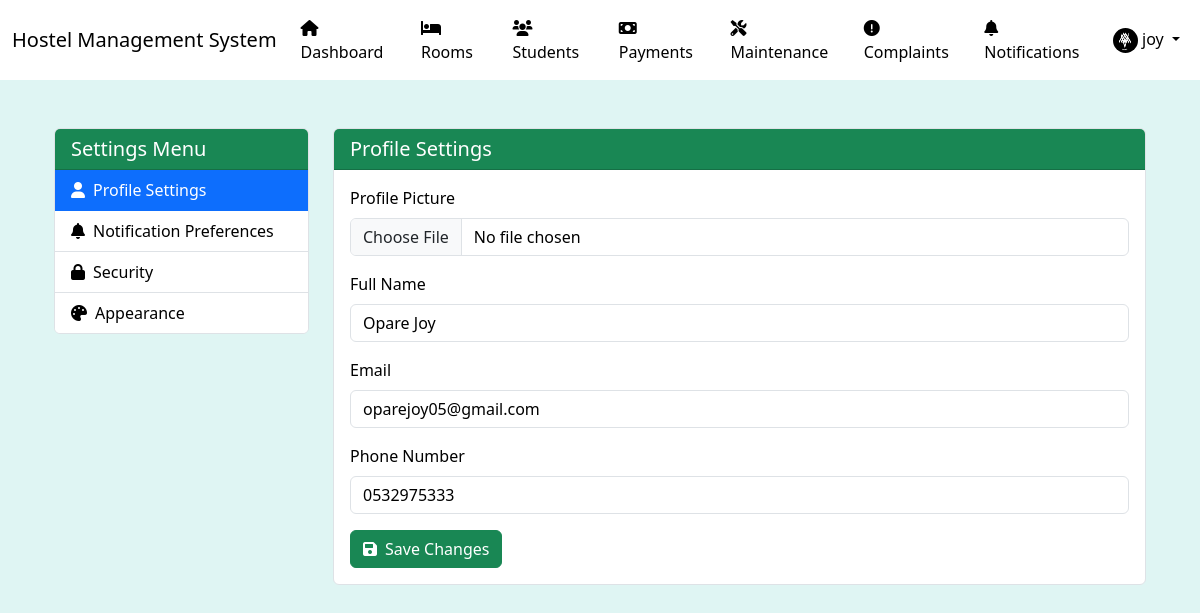
/settings/ (signed in), run on the app's committed database.
### users/models.py (models this page shows, shortened)
class User(AbstractUser):
    USER_TYPE_CHOICES = (
        ('admin', 'Administrator'),
        ('staff', 'Staff'),
        ('student', 'Student'),
        ('parent', 'Parent/Guardian'),
    )
    THEME_CHOICES = (
        ('light', 'Light'),
        ('dark', 'Dark'),
    )
    user_type = models.CharField(max_length=20, choices=USER_TYPE_CHOICES, default='student')
    phone_number = models.CharField(max_length=15, blank=True)
    address = models.TextField(blank=True)
    profile_picture = models.ImageField(upload_to='profile_pics/', blank=True, null=True)
    date_of_birth = models.DateField(null=True, blank=True)
    emergency_contact = models.CharField(max_length=15, blank=True)
    theme_preference = models.CharField(max_length=10, choices=THEME_CHOICES, default='light')
    created_at = models.DateTimeField(auto_now_add=True)
    updated_at = models.DateTimeField(auto_now=True)
    class Meta:
        verbose_name = 'User'
        verbose_name_plural = 'Users'
    def is_admin(self):
        return self.user_type == 'admin'

### users/views.py (the view, shortened to what this page needs)
# urls.py: path('settings/', user_views.settings_view, name='settings'),  # Updated this line
@login_required
def settings_view(request):
    return render(request, 'users/settings.html')

### core/templatetags/notification_tags.py (called while the page is built)
@register.simple_tag
def get_unread_notifications_count(user):
    return Notification.objects.filter(recipients=user).exclude(read_by=user).count()

### templates/users/settings.html (shortened to what this page needs)
{% extends 'base.html' %}
{% load widget_tweaks %}
{% block content %}
<div class="container py-4">
    <div class="row">
        <div class="col-md-3">
            <div class="card mb-4">
                <div class="card-header bg-success text-white">
                    <h5 class="card-title mb-0">Settings Menu</h5>
                </div>
                <div class="list-group list-group-flush">
                    <a href="#profile" class="list-group-item list-group-item-action active" data-bs-toggle="tab">
                        <i class="fas fa-user me-2"></i>Profile Settings
                    </a>
                    <a href="#notifications" class="list-group-item list-group-item-action" data-bs-toggle="tab">
                        <i class="fas fa-bell me-2"></i>Notification Preferences
                    </a>
                    <a href="#security" class="list-group-item list-group-item-action" data-bs-toggle="tab">
                        <i class="fas fa-lock me-2"></i>Security
                    </a>
                    <a href="#appearance" class="list-group-item list-group-item-action" data-bs-toggle="tab">
                        <i class="fas fa-palette me-2"></i>Appearance
                    </a>
                </div>
            </div>
        </div>
        <div class="col-md-9">
            <div class="tab-content">
                <div class="tab-pane fade show active" id="profile">
                    <div class="card">
                        <div class="card-header bg-success text-white">
                            <h5 class="card-title mb-0">Profile Settings</h5>
                        </div>
                        <div class="card-body">
                            <form method="post" enctype="multipart/form-data">
                                <div class="mb-3">
                                    <label class="form-label">Profile Picture</label>
                                    <input type="file" name="profile_picture" class="form-control">
                                </div>
                                <div class="mb-3">
                                    <label class="form-label">Full Name</label>
                                    <input type="text" name="full_name" class="form-control" value="{{ user.get_full_name }}">
                                </div>
                                <div class="mb-3">
                                    <label class="form-label">Email</label>
                                    <input type="email" name="email" class="form-control" value="{{ user.email }}">
                                </div>
                                <div class="mb-3">
                                    <label class="form-label">Phone Number</label>
                                    <input type="tel" name="phone" class="form-control" value="{{ user.phone_number }}">
                                </div>
                                <button type="submit" name="update_profile" class="btn btn-success">
                                    <i class="fas fa-save me-2"></i>Save Changes
                                </button>
                            </form>
                        </div>
                    </div>
                </div>
            </div>
        </div>
    </div>
</div>
{% endblock %}

### templates/base.html (shortened to what this page needs)
<!DOCTYPE html>
<html lang="en" data-theme="{{ user.theme_preference|default:'light' }}">
<head>
    <link href="https://cdn.jsdelivr.net/npm/bootstrap@5.3.0/dist/css/bootstrap.min.css" rel="stylesheet">
    <link href="https://cdnjs.cloudflare.com/ajax/libs/font-awesome/6.0.0/css/all.min.css" rel="stylesheet">
</head>
<body>
    {% if user.is_authenticated %}
    <nav class="navbar navbar-expand-lg navbar-light navbar-custom">
        <div class="container-fluid">
            <a class="navbar-brand" href="{% url 'dashboard' %}">Hostel Management System</a>
            <div class="collapse navbar-collapse" id="navbarNav">
                <ul class="navbar-nav me-auto">
                    {% if user.is_admin %}
                    <li class="nav-item">
                        <a class="nav-link" href="{% url 'dashboard' %}"><i class="fas fa-home"></i> Dashboard</a>
                    </li>
                    {% endif %}
                    <li class="nav-item">
                        <a class="nav-link" href="{% url 'room_list' %}"><i class="fas fa-bed"></i> Rooms</a>
                    </li>
                    <li class="nav-item">
                        <a class="nav-link" href="{% url 'student_list' %}"><i class="fas fa-users"></i> Students</a>
                    </li>
                    {% if user.is_admin %}
                    <li class="nav-item">
                        <a class="nav-link" href="{% url 'payment_list' %}"><i class="fas fa-money-bill"></i> Payments</a>
                    </li>
                    {% endif %}
                    <li class="nav-item">
                        <a class="nav-link" href="{% url 'maintenance_list' %}"><i class="fas fa-tools"></i> Maintenance</a>
                    </li>
                    <li class="nav-item">
                        <a class="nav-link" href="{% url 'complaint_list' %}"><i class="fas fa-exclamation-circle"></i> Complaints</a>
                    </li>
                    <li class="nav-item">
                        <a class="nav-link" href="{% url 'notification_list' %}">
                            <i class="fas fa-bell"></i> Notifications
                            {% load notification_tags %}
                            {% get_unread_notifications_count request.user as unread_count %}
                        </a>
                    </li>
                </ul>
                <ul class="navbar-nav">
                    <li class="nav-item dropdown">
                        <a class="nav-link dropdown-toggle" href="#" id="navbarDropdown" role="button" data-bs-toggle="dropdown">
                            {% if user.profile_picture %}
                                <img src="{{ user.profile_picture.url }}" alt="{{ user.username }}" class="rounded-circle" width="25" height="25">
                            {% else %}
                                <i class="fas fa-user"></i>
                            {% endif %}
                            {{ user.username }}
                        </a>
                    </li>
                </ul>
            </div>
        </div>
    </nav>
    {% endif %}
    <div class="container mt-4">
        {% block content %}{% endblock %}
    </div>
</body>
</html>

### templates/base.html (style rules this page uses)
:root[data-theme="light"] { --bg-color: #dff5f3; --text-color: #000000; --navbar-bg: #ffffff; --card-bg: #ffffff; --border-color: #dee2e6; --nav-text-color: #000000; --link-color: #000000; --link-hover-color: #333333; --input-bg: #ffffff; --input-text: #000000; --input-placeholder: #6c757d; }
body { background: var(--bg-color); color: var(--text-color); }
.navbar-custom { background-color: var(--navbar-bg) !important; position: relative; z-index: 1030; }
.navbar-custom .navbar-brand, .navbar-custom .nav-link, .navbar-custom .navbar-text { color: var(--nav-text-color) !important; }
.card { background-color: var(--card-bg); border-color: var(--border-color); color: var(--text-color); }
.list-group-item { background-color: var(--card-bg); color: var(--text-color); border-color: var(--border-color); }
.form-control { background-color: var(--input-bg) !important; color: var(--input-text) !important; border-color: var(--border-color) !important; }
.form-control::placeholder { color: var(--input-placeholder) !important; opacity: 0.7 !important; }

### data on the page
User: profile_picture (picture), username "joy", full_name "Opare Joy", email "oparejoy05@gmail.com", phone "0532975333"
